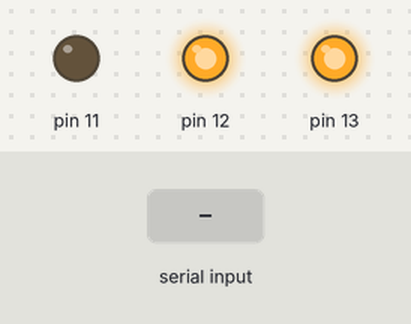
The sketch below on a simulated Arduino Uno, built with avr-gcc and run on an emulated ATmega328P. Parts: output pins drawn as LEDs (lit = HIGH). Inputs (shaded band) come from the test bench.

Above: at 1.2 s.
1.3 s: "P" received over Serial
At 1.6 s:
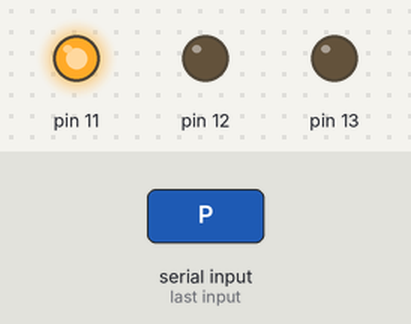
2.8 s: "C" received over Serial
At 4.0 s:
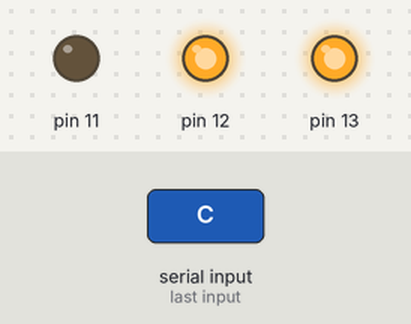
Timing chart, 0 to 5.8 s (numbered marks = the images above; inputs shaded):
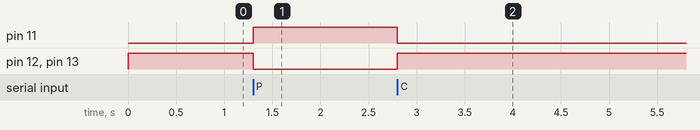

Measured:
- after the input at 1.3 s, pin 11: LOW → HIGH at once; pin 12, pin 13: HIGH → LOW at once
- after the input at 2.8 s, pin 11: HIGH → LOW at once; pin 12, pin 13: LOW → HIGH at once

The sketch:

script_motor.ino
```cpp
void setup() {
  // Configura os pinos como saída
  pinMode(13, OUTPUT);
  pinMode(12, OUTPUT);
  pinMode(11, OUTPUT);

  // Inicializa a comunicação serial
  Serial.begin(9600);

  // Estado inicial: 13 e 12 ligados, 11 desligado
  digitalWrite(13, HIGH);
  digitalWrite(12, HIGH);
  digitalWrite(11, LOW);
}

void loop() {
  // Verifica se há dados disponíveis na serial
  if (Serial.available() > 0) {
    char comando = Serial.read();  // Lê o caractere recebido

    if (comando == 'P') {
      // Desliga 13 e 12, liga 11
      digitalWrite(13, LOW);
      digitalWrite(12, LOW);
      digitalWrite(11, HIGH);
    }
    else if (comando == 'C') {
      // Liga 13 e 12, desliga 11
      digitalWrite(13, HIGH);
      digitalWrite(12, HIGH);
      digitalWrite(11, LOW);
    }
  }
}
```
